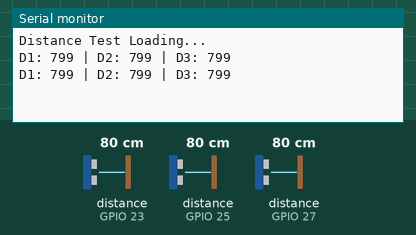
This sketch was run on a simulated ESP32. On the bench: the last lines printed to the serial monitor. Wiring (inferred from the names in the program): 3 × ultrasonic range finder: trigger GPIO 13, echo GPIO 25 / trigger GPIO 14, echo GPIO 27 / trigger GPIO 33, echo GPIO 23. The test bench sets the inputs (shaded band); at power-on: distance to the obstacle (sensors on GPIO 23, GPIO 25, GPIO 27) 80 cm. The echo pulse lasts 58.3 µs per cm.

Above: at 4.2 s.
4.3 s: distance to the obstacle (sensor on GPIO 23) set to 2 cm
At 5.4 s:
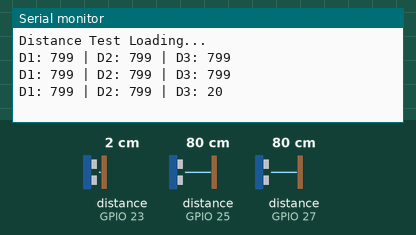
5.8 s: distance to the obstacle (sensor on GPIO 25) set to 2 cm
At 6.4 s:
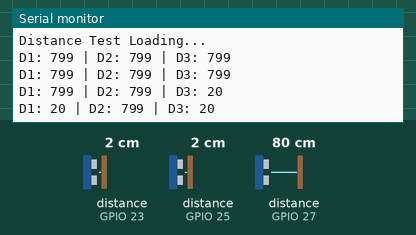
7.3 s: distance to the obstacle (sensor on GPIO 27) set to 2 cm
At 8.6 s:
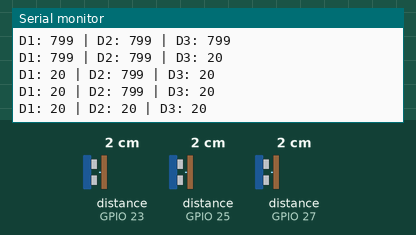
8.8 s: distance to the obstacle (sensor on GPIO 23) set to 4 cm
At 9.9 s:
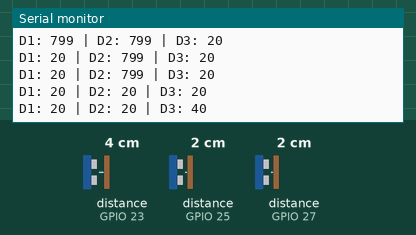
10.3 s: distance to the obstacle (sensor on GPIO 25) set to 4 cm
At 11.6 s:
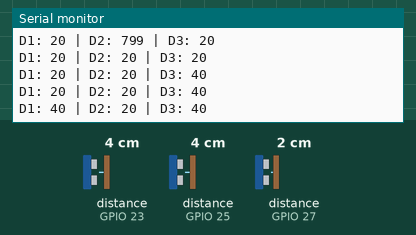
11.8 s: distance to the obstacle (sensor on GPIO 27) set to 4 cm
At 12.8 s:
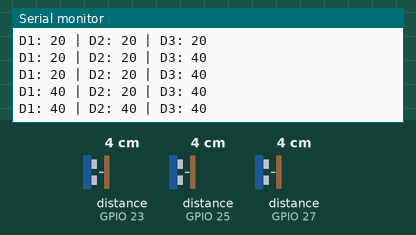
Timing chart, 0 to 14.3 s (numbered marks = the images above; inputs shaded):
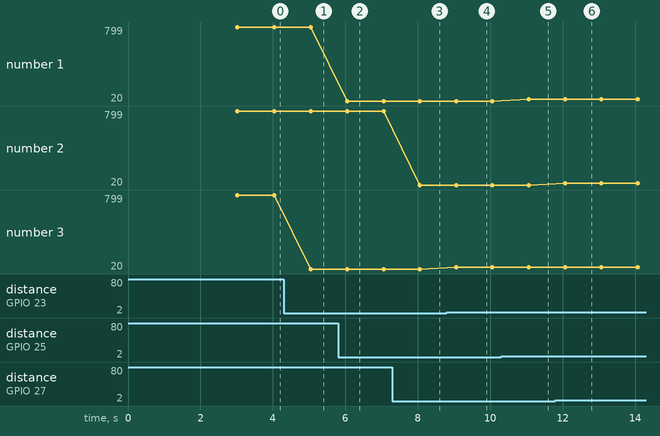

Measured:
- after the input at 4.3 s, the serial monitor: prints a new line after 0.74 s (image 1)
- after the input at 5.8 s, the serial monitor: prints a new line after 0.25 s (image 2)
- after the input at 7.3 s, the serial monitor: prints a new line after 0.76 s (image 3)
- after the input at 8.8 s, the serial monitor: prints a new line after 0.26 s (image 4)
- after the input at 10.3 s, the serial monitor: prints a new line after 0.76 s (image 5)
- after the input at 11.8 s, the serial monitor: prints a new line after 0.27 s (image 6)
- plotted number 3: 799 → 20 after the input at 4.3 s, 20 → 40 after the input at 8.8 s

The sketch:

Ultrasound_distance.ino
```cpp
//defining pins
  int trig1 = 13;
  int echo1 = 25;
  int trig2 = 14;
  int echo2 = 27;
  int trig3 = 33;
  int echo3 = 23;
  long readSensor();
void setup() {
  // put your setup code here, to run once:
  //Defining pins

  //pin mappings
  pinMode(trig1,OUTPUT);
  pinMode(echo1, INPUT);
  pinMode(trig2,OUTPUT);
  pinMode(echo2, INPUT);
  pinMode(trig3,OUTPUT);
  pinMode(echo3, INPUT);
  Serial.begin(115200);
  Serial.println("Distance Test Loading...");
  delay(3000);

}

void loop() {
  // put your main code here, to run repeatedly:
  int distance1 = readSensor(trig1,echo1);
  int distance2 = readSensor(trig2,echo2);
  int distance3 = readSensor(trig3,echo3);
  Serial.print("D1: ");
  Serial.print(distance1);
  Serial.print(" | ");
  Serial.print("D2: ");
  Serial.print(distance2);
  Serial.print(" | ");
  Serial.print("D3: ");
  Serial.println(distance3);
  delay(1000);

}

long readSensor(int trig,int echo){

  //initial trigger for Trig to start
  digitalWrite(trig,LOW);
  delayMicroseconds(2);
  digitalWrite(trig,HIGH);
  delayMicroseconds(10);

  //stop initial trigger
  digitalWrite(trig,LOW);

  //Read echo duration
  long duration = pulseIn(echo,HIGH);

  //Calculate distance
  int distance = 0.343/2 * duration;

  //Return Distance
  return distance;
  // Serial.println("mm ");

  //Delay for 1 second to avoid spamming

}
```
